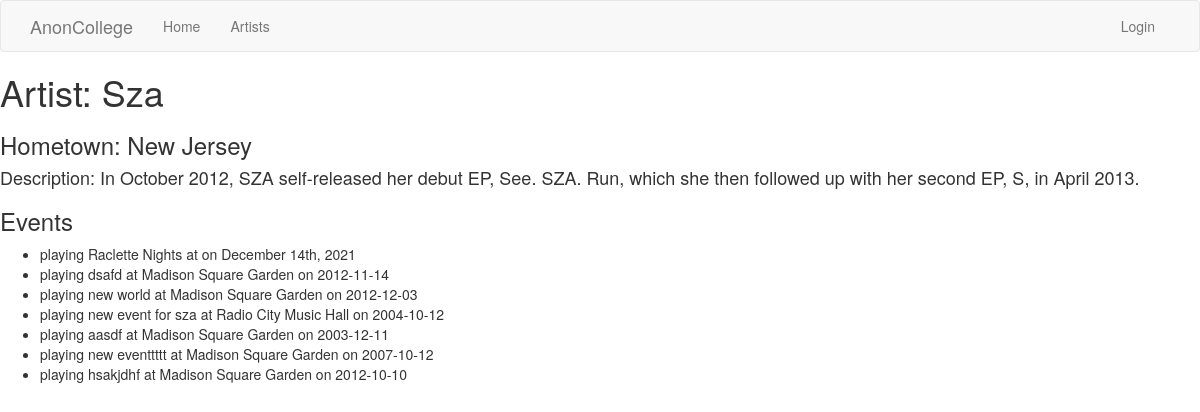
Page /artist/Sza on the committed database.
### app/models.py (models this page shows, shortened)
class Artist(db.Model):
    id = db.Column(db.Integer, primary_key=True, autoincrement=True)
    name = db.Column(db.String)
    hometown = db.Column(db.String)
    description = db.Column(db.String)
    artistToEvents = db.relationship("ArtistToEvent", backref="artist", lazy="dynamic")

class ArtistToEvent(db.Model):
    id = db.Column(db.Integer, primary_key=True, autoincrement=True)
    artist_id = db.Column(db.Integer, db.ForeignKey('artist.id'))
    event_id = db.Column(db.Integer, db.ForeignKey('event.id'))

class Event(db.Model):
    id = db.Column(db.Integer, primary_key=True, autoincrement=True)
    name = db.Column(db.String)
    date = db.Column(db.String)
    location = db.Column(db.String)
    tickets = db.Column(db.Integer)
    venue_id = db.Column(db.Integer, db.ForeignKey('venue.id'))
    artistToEvents = db.relationship("ArtistToEvent", backref="event", lazy="dynamic")

class Venue(db.Model):
    id = db.Column(db.Integer, primary_key=True, autoincrement=True)
    name = db.Column(db.String)
    date = db.Column(db.String)
    location = db.Column(db.String)
    tickets = db.Column(db.Integer)
    events = db.relationship("Event", backref="venue", lazy="dynamic")

### app/routes.py (the view)
@app.route('/artist/<name>')
def artist(name):
    my_artist = Artist.query.filter_by(name=name).first()
    return render_template('artist.html', artist=my_artist)

### app/templates/artist.html
{% extends "base.html" %}
    {% block app_content %}
        <h1>Artist: {{ artist.name }}</h1>
        <h3>Hometown: {{ artist.hometown }}</h3>
        <h4>Description: {{ artist.description }}</h4>
        <h3>Events</h3>
        <ul>
            {% for a2e in artist.artistToEvents %}
                <li>playing {{ a2e.event.name }} at {{ a2e.event.venue.name }} on {{ a2e.event.date }}</li>
            {% endfor %}
        </ul>
{% endblock %}

### rows in the picture
Artist: name "Sza", hometown "New Jersey", description "In October 2012, SZA self-released her debut EP, See. SZA. Run, which she then followed up with her second EP, S, in April 2013."
ArtistToEvent: event.name "Raclette Nights", event "December 14th, 2021"
ArtistToEvent: event.name "dsafd", event.venue.name "Madison Square Garden", event "2012-11-14"
ArtistToEvent: event.name "new world", event.venue.name "Madison Square Garden", event "2012-12-03"
ArtistToEvent: event.name "new event for sza", event.venue.name "Radio City Music Hall", event "2004-10-12"
ArtistToEvent: event.name "aasdf", event.venue.name "Madison Square Garden", event "2003-12-11"
ArtistToEvent: event.name "new eventtttt", event.venue.name "Madison Square Garden", event "2007-10-12"
ArtistToEvent: event.name "hsakjdhf", event.venue.name "Madison Square Garden", event "2012-10-10"
